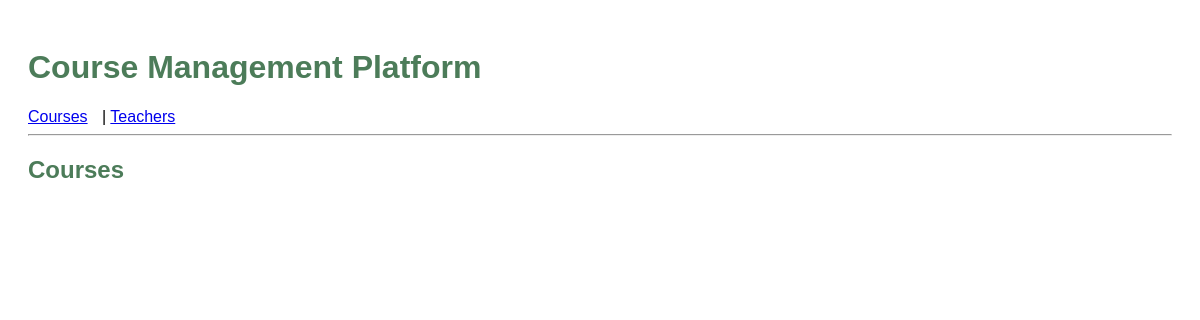
Before: / with the older database file.
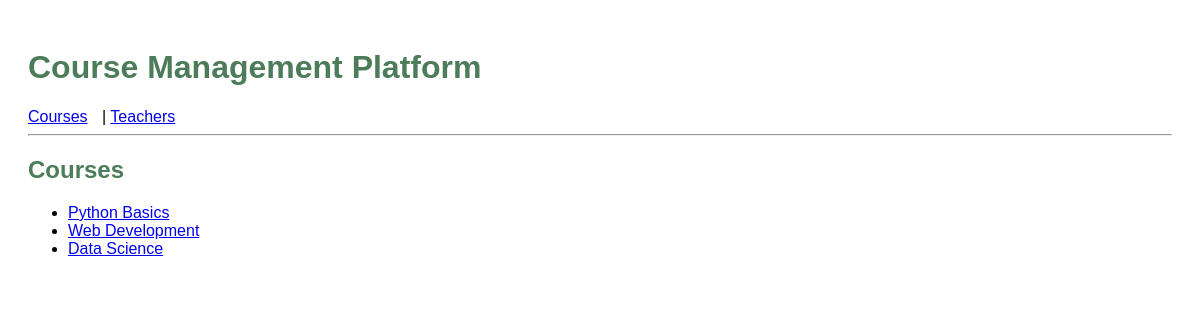
After: the same page with the newer database file.
### courses/models.py (models this page shows, shortened)
class Course(models.Model):
    title = models.CharField(max_length=255)
    description = models.TextField()

### courses/views.py (the view)
# urls.py: path('', views.course_list, name='course_list'),
def course_list(request):
    courses = Course.objects.all()
    return render(request, 'courses/course_list.html', {'courses': courses})

### courses/templates/courses/course_list.html
{% extends "base.html" %}
{% block content %}
<h2>Courses</h2>
<ul>
    {% for course in courses %}
        <li>
            <a href="{% url 'course_detail' course.pk %}">{{ course.title }}</a>
        </li>
    {% endfor %}
</ul>
{% endblock %}

Changed rows visible on the page:
added Course: title "Python Basics"
added Course: title "Web Development"
added Course: title "Data Science"
